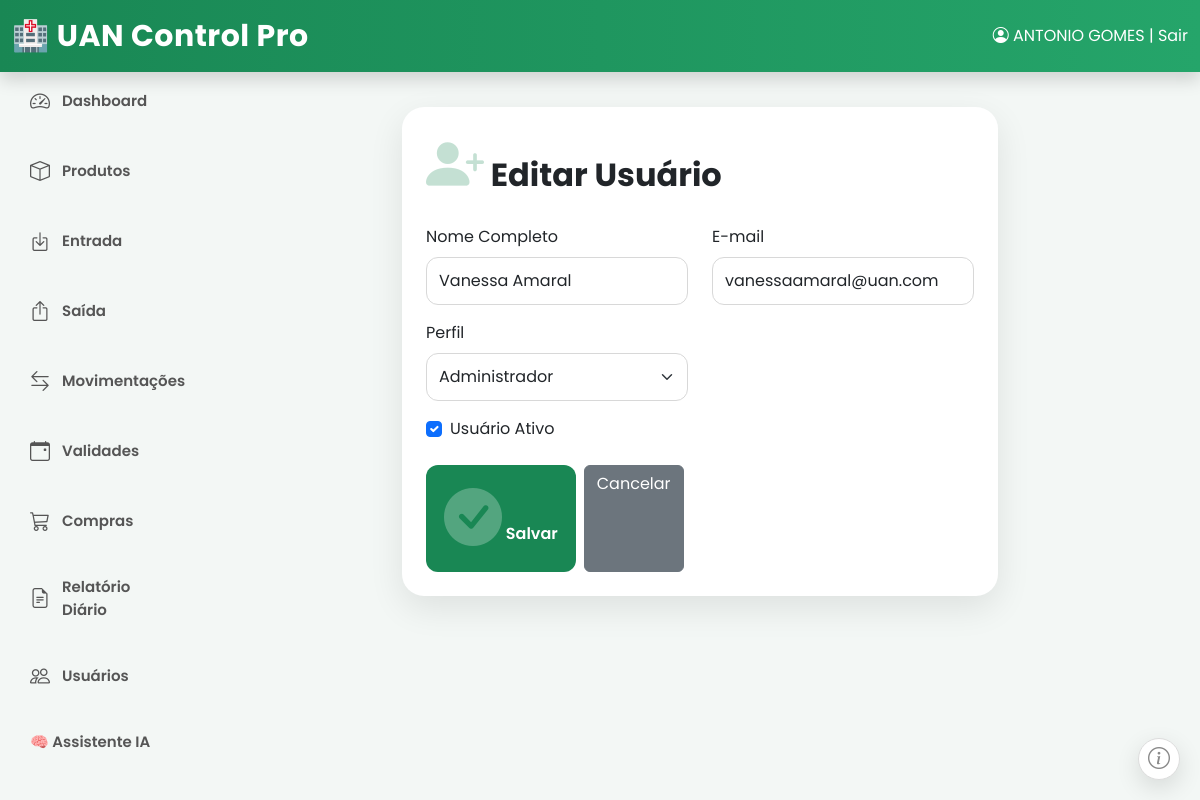
Page /usuarios/2/editar (signed in) on the committed database.
### models.py (models this page shows, shortened)
class Usuario(UserMixin, db.Model):
    __tablename__ = "usuarios"
    id = db.Column(db.Integer, primary_key=True)
    nome = db.Column(db.String(120), nullable=False)
    email = db.Column(db.String(120), unique=True, nullable=False)
    senha = db.Column(db.String(255), nullable=False)
    perfil = db.Column(db.String(30), default="Administrador")
    ativo = db.Column(db.Boolean, default=True)

### routes/usuarios.py (the view, shortened to what this page needs)
@main.route("/usuarios/<int:id>/editar", methods=["GET", "POST"])
@login_required
def editar_usuario(id):
    usuario = Usuario.query.get_or_404(id)
    return render_template(
        "usuario_form.html",
        usuario=usuario
    )

### app.py (called while the page is built)
@login_manager.user_loader
def load_user(user_id):
    return db.session.get(Usuario, int(user_id))

### templates/usuario_form.html (shortened to what this page needs)
{% extends "base.html" %}
{% block conteudo %}
<div class="container-fluid">
    <div class="row justify-content-center">
        <div class="col-lg-8">
            <div class="card card-dashboard p-4">
                <h2 class="fw-bold mb-4">
                    <i class="bi bi-person-plus-fill text-success"></i>
                    {% if usuario %}
                        Editar Usuário
                    {% else %}
                        Novo Usuário
                    {% endif %}
                </h2>
                <form method="POST">
                    <div class="row">
                        <div class="col-md-6 mb-3">
                            <label class="form-label">
                                Nome Completo
                            </label>
                            <input
                                type="text"
                                name="nome"
                                class="form-control"
                                value="{{ usuario.nome if usuario else '' }}"
                                required>
                        </div>
                        <div class="col-md-6 mb-3">
                            <label class="form-label">
                                E-mail
                            </label>
                            <input
                                type="email"
                                name="email"
                                class="form-control"
                                value="{{ usuario.email if usuario else '' }}"
                                required>
                        </div>
                    </div>
                    {% if not usuario %}
                    <div class="row">
                        <div class="col-md-6 mb-3">
                            <label class="form-label">
                                Senha
                            </label>
                            <input
                                type="password"
                                name="senha"
                                class="form-control"
                                required>
                        </div>
                        <div class="col-md-6 mb-3">
                            <label class="form-label">
                                Perfil
                            </label>
                            <select
                                name="perfil"
                                class="form-select"
                                required>
                                <option value="">Selecione...</option>
                                <option value="Administrador">
                                    Administrador
                                </option>
                                <option value="Nutricionista">
                                    Nutricionista
                                </option>
                                <option value="Almoxarife">
                                    Almoxarife
                                </option>
                                <option value="Estoquista">
                                    Estoquista
                                </option>
                            </select>
                        </div>
                    </div>
                    {% else %}
                    <div class="row">
                        <div class="col-md-6 mb-3">
                            <label class="form-label">
                                Perfil
                            </label>
                            <select
                                name="perfil"
                                class="form-select"
                                required>
                                <option value="Administrador"
                                {% if usuario.perfil=="Administrador" %}selected{% endif %}>
                                    Administrador
                                </option>
                            </select>
                        </div>
                    </div>
                    {% endif %}
                    <div class="form-check mb-4">
                        <input
                            class="form-check-input"
                            type="checkbox"
                            name="ativo"
                            id="ativo"
                            {% if not usuario or usuario.ativo %}checked{% endif %}>
                        <label
                            class="form-check-label"
                            for="ativo">
                            Usuário Ativo
                        </label>
                    </div>
                    <div class="d-flex gap-2">
                        <button
                            class="btn btn-success">
                            <i class="bi bi-check-circle-fill"></i>
                            Salvar
                        </button>
                        <a
                            href="/usuarios"
                            class="btn btn-secondary">
                            Cancelar
                        </a>
                    </div>
                </form>
            </div>
        </div>
    </div>
</div>
{% endblock %}

### templates/base.html (shortened to what this page needs)
<!DOCTYPE html>
<html lang="pt-br">
<head>
    <link href="https://cdn.jsdelivr.net/npm/bootstrap@5.3.3/dist/css/bootstrap.min.css" rel="stylesheet">
    <link rel="stylesheet" href="{{ url_for('static', filename='css/estilo.css') }}">
    <link rel="stylesheet"
          href="https://cdn.jsdelivr.net/npm/bootstrap-icons@1.11.3/font/bootstrap-icons.min.css">
</head>
<body>
<nav class="navbar navbar-dark bg-success shadow">
    <div class="container-fluid">
        <div class="d-flex justify-content-between align-items-center w-100">
            <a class="navbar-brand fw-bold" href="/">
                🏥 UAN Control Pro
            </a>
            {% if current_user.is_authenticated %}
            <div class="text-white">
                <i class="bi bi-person-circle"></i>
                {{ current_user.nome }}
                |
                <a href="{{ url_for('main.logout') }}"
                   class="text-white text-decoration-none">
                    Sair
                </a>
            </div>
            {% endif %}
        </div>
    </div>
</nav>
<div class="container-fluid">
    <div class="row">
        <div class="col-lg-2 col-md-3 menu-lateral">
            <a href="/" class="menu-item {% if request.path=='/' %}ativo{% endif %}">
                <i class="bi bi-speedometer2"></i>
                Dashboard
            </a>
            <a href="/produtos" class="menu-item {% if request.path=='/produtos' %}ativo{% endif %}">
                <i class="bi bi-box"></i>
                Produtos
            </a>
            <a href="/entrada" class="menu-item {% if request.path=='/entrada' %}ativo{% endif %}">
                <i class="bi bi-box-arrow-in-down"></i>
                Entrada
            </a>
            <a href="/saida" class="menu-item {% if request.path=='/saida' %}ativo{% endif %}">
                <i class="bi bi-box-arrow-up"></i>
                Saída
            </a>
            <a href="/movimentacoes" class="menu-item {% if request.path=='/movimentacoes' %}ativo{% endif %}">
                <i class="bi bi-arrow-left-right"></i>
                Movimentações
            </a>
            <a href="/validade" class="menu-item {% if request.path=='/validade' %}ativo{% endif %}">
                <i class="bi bi-calendar-event"></i>
                Validades
            </a>
            <a href="/compras" class="menu-item {% if request.path=='/compras' %}ativo{% endif %}">
                <i class="bi bi-cart3"></i>
                Compras
            </a>
            <a href="/relatorio/diario"
               class="menu-item {% if request.path=='/relatorio/diario' %}ativo{% endif %}">
                <i class="bi bi-file-earmark-text"></i>
                Relatório Diário
            </a>
            <a href="/usuarios"
               class="menu-item {% if request.path=='/usuarios' %}ativo{% endif %}">
                <i class="bi bi-people"></i>
                Usuários
            </a>
            <a href="/ia" class="menu-item {% if request.path == '/ia' %}ativo{% endif %}">
    🧠 Assistente IA
            </a>
        </div>
        <div class="col-lg-10 col-md-9 col-12 conteudo">
            {% block conteudo %}
            {% endblock %}
        </div>
    </div>
</div>
<div class="creditos-info">
    <i class="bi bi-info-circle"></i>
</div>
</body>
</html>

### static/css/estilo.css (style rules this page uses)
* { margin:0; padding:0; box-sizing:border-box; }
body { background:#f3f7f5; font-family:'Poppins',sans-serif; color:#2b2b2b; }
.navbar { height:72px; background:linear-gradient(90deg,#198754,#25a56a)!important; box-shadow:0 8px 25px rgba(0,0,0,.12); position:sticky; top:0; z-index:1050; }
.navbar-brand { font-size:30px; font-weight:700; letter-spacing:.5px; }
.menu-item { display:flex; width:100%; align-items:center; gap:12px; padding:14px 18px; margin-bottom:12px; border-radius:14px; text-decoration:none; color:#555; font-size:15px; font-weight:600; transition:.25s; }
.menu-item i { font-size:20px; }
.conteudo { padding:35px; min-height:calc(100vh - 72px); }
h1,h2,h3,h4 { font-weight:700; }
.card-dashboard { border:none; height:100%; border-radius:22px; overflow:hidden; box-shadow:0 12px 35px rgba(0,0,0,.09); transition:.30s; background:white; }
.btn-success { background:#198754; border:none; border-radius:12px; padding:10px 18px; font-weight:600; }
.form-control, .form-select { border-radius:12px; border:1px solid #d8d8d8; min-height:48px; }
.card-dashboard { position:relative; overflow:hidden; }
.card-dashboard::before { content:""; position:absolute; width:120px; height:120px; border-radius:50%; right:-35px; top:-35px; background:rgba(255,255,255,.15); }
.card-dashboard i { font-size:58px; opacity:.25; }
.creditos-info { position:fixed; right:20px; bottom:20px; width:42px; height:42px; border-radius:50%; background:#ffffff; color:#8a8a8a; border:1px solid #dcdcdc; display:flex; justify-content:center; align-items:center; cursor:pointer; box-shadow:0 8px 25px rgba(0,0,0,.12); z-index:9999; transition:.25s; }
.creditos-info i { font-size:22px; }
.card-dashboard { animation:fadeCard .45s ease; }
.navbar-brand { text-decoration:none !important; }
.menu-item { text-decoration:none !important; }
a { text-decoration:none; }

### rows in the picture
Usuario: nome "ANTONIO GOMES"
Usuario: nome "Vanessa Amaral", email "vanessaamaral@uan.com", perfil "Administrador", ativo "☑"
